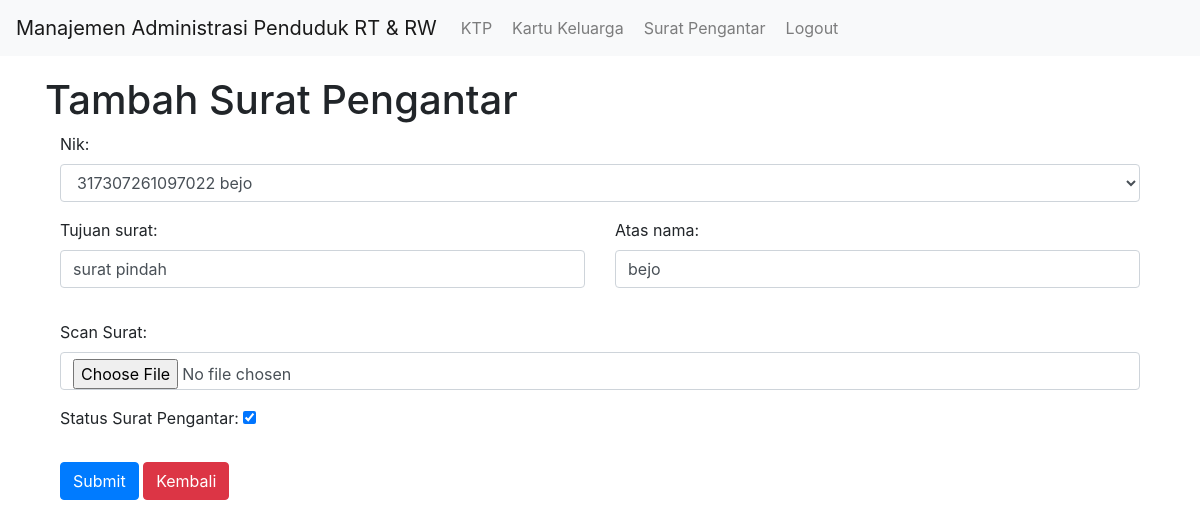
Screenshot of /surat/update/1 (signed in) with the database file from the repository.
### warga/models.py (models this page shows)
class Ktp(models.Model):
    JENIS_KELAMIN = (
        ('L', 'Laki Laki'),
        ('P', 'Perempuan')
    )
    GOLDAR_CHOICE = (
        ('1', '-'),
        ('2', 'A'),
        ('3', 'B'),
        ('4', 'AB'),
        ('5', 'O'),
    )
    RT_CHOICES = (
        ('1', 'RT 01'),
        ('2', 'RT 02'),
        ('3', 'RT 03'),
        ('4', 'RT 04'),
        ('5', 'RT 05'),
        ('6', 'RT 06'),
        ('7', 'RT 07'),
        ('8', 'RT 08'),
        ('9', 'RT 09'),
    )
    AGAMA_CHOICES = (
        ('1', '-'),
        ('2', 'Islam'),
        ('3', 'Kristen Protestan'),
        ('4', 'Hindu'),
        ('5', 'Budha'),
        ('6', 'Katolik'),
        ('7', 'Kong Hu Cu'),
    )
    STATUS_PERKAWINAN = (
        ('BK', 'Belum Kawin'),
        ('K', 'Kawin '),
    )
    KEWARGANEGARAAN_CHOICE = (
        ('WNI', 'Warga Negara Indonesia'),
        ('WNA', 'Warga Negara Asing')
    )
    nik = models.CharField(max_length=16,unique=True)
    nama = models.CharField(max_length=100, blank=False, null=False)
    tanggal_lahir = models.DateField()
    tempat_lahir = models.CharField(max_length=15)
    jenis_kelamin = models.CharField(max_length=10, choices=JENIS_KELAMIN)
    golongan_darah = models.CharField(max_length=2, choices=GOLDAR_CHOICE, default=1)
    alamat = models.CharField(max_length=50)
    rt = models.CharField(max_length=3, choices=RT_CHOICES, blank=True, null=True)
    rw = models.CharField(max_length=7, default="RW 016", blank=False, null=False)
    kecamatan = models.CharField(max_length=25, default="Grogol Petamburan")
    agama = models.CharField(max_length=15, choices=AGAMA_CHOICES, default=1)
    status_perkawinan = models.CharField(max_length=11, choices=STATUS_PERKAWINAN, default=1)
    pekerjaan = models.CharField(max_length=25)
    kewarganegaraan = models.CharField(max_length=3, choices=KEWARGANEGARAAN_CHOICE)
    masa_berlaku = models.CharField(max_length=15, default="Seumur Hidup", editable=False)
    scan_ktp = models.ImageField(blank=True, null=True,
                                 upload_to='scan_ktp/',
                                 default='/noimage.png')
    def __str__(self):
        return '{} {}'.format(self.nik, self.nama)

### suratpengantar/models.py (models this page shows, shortened)
class Suratpengantar(models.Model):
    nik = models.ForeignKey(Ktp, on_delete=models.CASCADE)
    tujuan_surat = models.CharField(max_length=12)
    atas_nama = models.CharField(max_length=255, null=True)
    scan_surat = models.ImageField(blank=True, null=True,
                                   upload_to='scan_surat_pengantar/',
                                   default='/noimage.png')
    is_ready = models.BooleanField(default=False)

### suratpengantar/views.py (the view, shortened to what this page needs)
# urls.py: path('update/<pk>', SuratUpdate.as_view(), name='update_surat'),
class SuratUpdate(LoginRequiredMixin, UpdateView):
    login_url = '/akun/login'
    form_class = SuratpengantarForm
    model = Suratpengantar
    template_name = "suratpengantar/surat_create.html"

### suratpengantar/forms.py
class SuratpengantarForm(forms.ModelForm):
    class Meta:
            model = Suratpengantar
            fields = '__all__'
    nik = forms.ModelChoiceField(queryset=Ktp.objects.all(),
                                 widget=forms.Select(attrs={'class': 'form-control'}))
    tujuan_surat = forms.CharField(max_length=255,
                                   widget=forms.TextInput(attrs={'class': 'form-control'}))
    atas_nama = forms.CharField(max_length=255,
                                required=False,
                                widget=forms.TextInput(attrs={'class': 'form-control'}))
    scan_surat = forms.ImageField(label="Scan Surat",
                                  required=False,
                                  widget=forms.FileInput(attrs={'class': 'form-control'}))
    is_ready = forms.BooleanField(label="Status Surat Pengantar",
                                  required=False,
                                  widget=forms.CheckboxInput())

### suratpengantar/templates/suratpengantar/surat_create.html (shortened to what this page needs)
{% extends "base.html" %}
{% block contents %}
    <h1>Tambah Surat Pengantar</h1>
    <div class="container">
        <form method="post" enctype="multipart/form-data">
            <div class="row">
                <div class="col-md-12">
                    <div class="form-group">
                        {{ form.nik.label_tag }}
                        {{ form.nik }}
                    </div>
                </div>
            </div>
            <div class="row">
                <div class="col-md-6">
                    <div class="form-group">
                        {{ form.tujuan_surat.label_tag }}
                        {{ form.tujuan_surat }}
                        </div>
                </div>
                <div class="col-md-6">
                    <div class="form-group">
                        {{ form.atas_nama.label_tag }}
                        {{ form.atas_nama }}
                    </div>
                </div>
            </div>
            <div class="row">
                <div class="col-md-12">
                    {{ form.scan_surat.label_tag }}
                    {{ form.scan_surat }}
                </div>
            </div>
            <div class="row">
                <div class="col-md-12">
                    {{ form.is_ready.label_tag }}
                    {{ form.is_ready }}
                </div>
            </div>
            <br>
            <div class="row">
                <div class="col-md-3">
                    <button class="btn btn-primary" type="submit">Submit</button>
                    <a class="btn btn-danger" href="{% url 'suratpengantar:list_surat'%}" title="Kembali">Kembali</a>
                </div>
            </div>
            <br>
        </form>
    </div>
{% endblock contents %}

### rows the page displays
Ktp: nik "317307261097022 bejo"
Suratpengantar: tujuan_surat "surat pindah", atas_nama "bejo", is_ready "☑"
